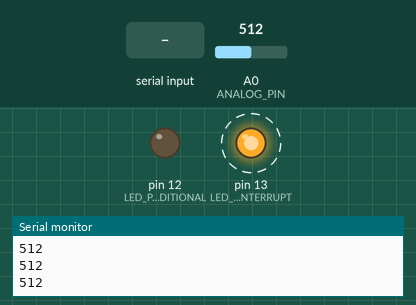
This sketch was run on a simulated Arduino Uno, built with avr-gcc and run on an emulated ATmega328P. Shown: output pins drawn as LEDs (lit = HIGH), the last lines printed to the serial monitor. Dashed ring = blinking. The inputs (shaded band) are chosen by the test bench; at power-on: A0 (ANALOG_PIN) = 512.

Above: at 1.2 s.
1.3 s: "1" received over Serial
At 1.54 s:
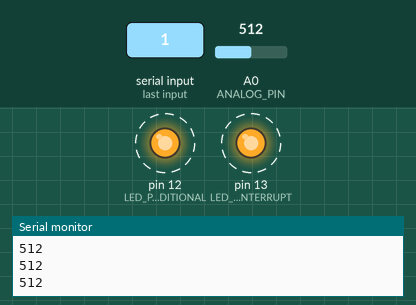
4.3 s: "0" received over Serial
At 6.3 s:
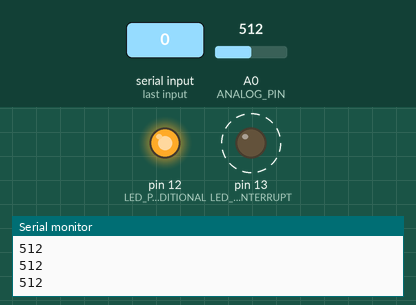
6.4 s: "2" received over Serial
At 8.17 s:
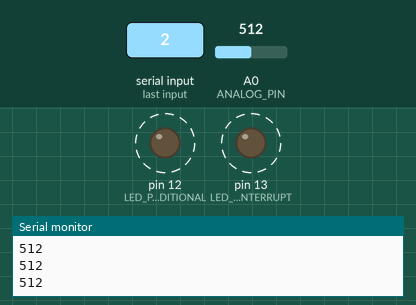
Timing chart, 0 to 15.4 s (numbered marks = the images above; inputs shaded):
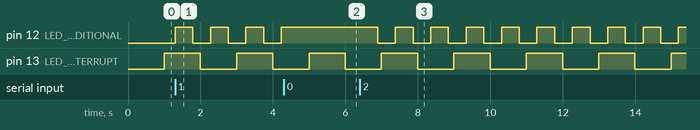

The sketch:

blink.ino
```cpp
// ===============================
// Задание 1: blink по прерыванию
// ===============================

volatile bool led_state_interrupt = false;
volatile uint8_t overflow_counter = 0;
const uint8_t OVERFLOW_LIMIT = 61;
const int LED_PIN_INTERRUPT = 13;

void setup_timer2_interrupt() {
  cli();
  TCCR2A = 0;
  TCCR2B = 0;
  TCNT2 = 0;
  TCCR2B |= (1 << CS22) | (1 << CS21) | (1 << CS20);
  TIMSK2 |= (1 << TOIE2);
  sei();
}

ISR(TIMER2_OVF_vect) {
  overflow_counter++;
  if (overflow_counter >= OVERFLOW_LIMIT) {
    overflow_counter = 0;
    led_state_interrupt = !led_state_interrupt;
    digitalWrite(LED_PIN_INTERRUPT, led_state_interrupt);
  }
}

// ===============================
// Задание 2: своя millis()
// ===============================

volatile unsigned long timer0_millis = 0;
static uint8_t timer0_fract = 0;

void setup_timer0_for_millis() {
  cli();
  TCCR0A = 0;
  TCCR0B = 0;
  TCNT0 = 0;
  TCCR0A |= (1 << WGM01);
  TCCR0B |= (1 << CS01) | (1 << CS00);
  OCR0A = 249;
  TIMSK0 |= (1 << OCIE0A);
  sei();
}

ISR(TIMER0_COMPA_vect) {
  unsigned long m = timer0_millis;
  uint8_t f = timer0_fract;
  m += 1;
  f += 3;
  if (f >= 125) {
    f -= 125;
    m += 1;
  }
  timer0_fract = f;
  timer0_millis = m;
}

unsigned long my_millis() {
  uint8_t oldSREG = SREG;
  cli();
  unsigned long m = timer0_millis;
  SREG = oldSREG;
  return m;
}

// ===============================
// Задание 3: три вида blink
// ===============================

uint8_t blink_mode = 0;
bool led_state_millis = false;
unsigned long prev_millis_blink = 0;
const uint16_t BLINK_INTERVAL = 500;
const int LED_PIN_ADDITIONAL = 12;

void blink_with_millis() {
  unsigned long now = my_millis();
  if (now - prev_millis_blink >= BLINK_INTERVAL) {
    prev_millis_blink = now;
    led_state_millis = !led_state_millis;
    digitalWrite(LED_PIN_ADDITIONAL, led_state_millis);
  }
}

void blink_with_delay() {
  digitalWrite(LED_PIN_ADDITIONAL, HIGH);
  delay(BLINK_INTERVAL);
  digitalWrite(LED_PIN_ADDITIONAL, LOW);
  delay(BLINK_INTERVAL);
}

void process_uart_commands() {
  if (Serial.available() > 0) {
    char cmd = Serial.read();
    switch (cmd) {
      case '0': blink_mode = 0; break;
      case '1': blink_mode = 1; break;
      case '2': blink_mode = 2; break;
    }
  }
}

// ===============================
// Задание 4: опрос аналогового пина
// ===============================

unsigned long prev_analog_read = 0;
const uint16_t ANALOG_INTERVAL = 250;
const int ANALOG_PIN = A0;

void read_analog_pin() {
  unsigned long now = my_millis();
  if (now - prev_analog_read >= ANALOG_INTERVAL) {
    prev_analog_read = now;
    int value = analogRead(ANALOG_PIN);
    Serial.println(value);
  }
}

void setup() {
  Serial.begin(9600);
  pinMode(LED_PIN_INTERRUPT, OUTPUT);
  pinMode(LED_PIN_ADDITIONAL, OUTPUT);
  pinMode(ANALOG_PIN, INPUT);
  setup_timer0_for_millis();
  setup_timer2_interrupt();
}

void loop() {
  process_uart_commands();
  read_analog_pin();
  switch (blink_mode) {
    case 1: blink_with_millis(); break;
    case 2: blink_with_delay(); break;
  }
}
```

Measured:
- after the input at 1.3 s, pin 12 (LED_PIN_ADDITIONAL): alternates HIGH for 0.49 s and LOW for 0.49 s, starting at once
- after the input at 4.3 s, pin 12 (LED_PIN_ADDITIONAL): stops changing and stays HIGH
- after the input at 6.4 s, pin 12 (LED_PIN_ADDITIONAL): alternates HIGH for 0.49 s and LOW for 0.49 s, starting after 0.49 s
- by itself, pin 13 (LED_PIN_INTERRUPT): alternates HIGH for 1.0 s and LOW for 1.0 s
